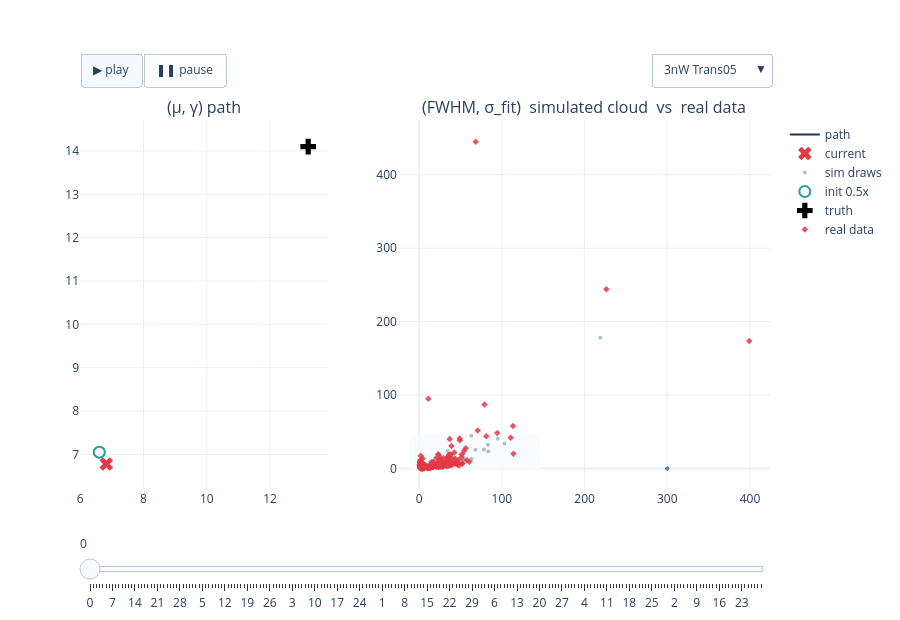

The cell this chart's notebook holds for it:
### Code cell
# FIG 1b — 3nW interactive: path + cloud, experiment dropdown + play/slider   (22a verbatim)
fig_3nW = build_power_figure(RESULTS, '3nW')
if fig_3nW is not None:
    _h = os.path.join(REPO_ROOT, 'notebooks', '24_realdata_accuracy', '24r-fig1b-3nW-paths-clouds.html')
    fig_3nW.write_html(_h, include_plotlyjs='cdn', config=CONFIG_PLOT)
    print('wrote', _h, f'({os.path.getsize(_h)/1e6:.1f} MB)')
    fig_3nW.show(config=CONFIG_PLOT)
